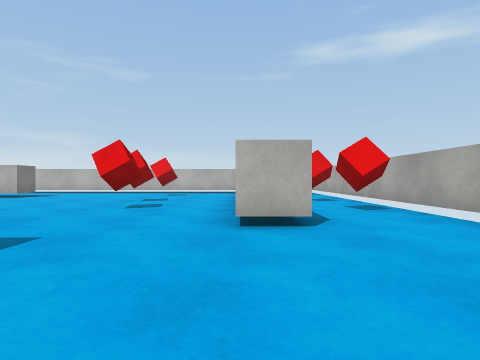
view 1 (above)

19 first-person views from a walk through a scene from a Unity 3-D project. The camera is 0.62 m above the floor, looks level and sees 75° across. The floor is counted in squares, 1 m on a side. Each view is taken from the middle of a square. On the plan, view 1 faces up. The plan holds only what a view shows up to about 9 squares ahead; the rest is blank. Surface patterns are stand-ins for the level's own textures.

view 2
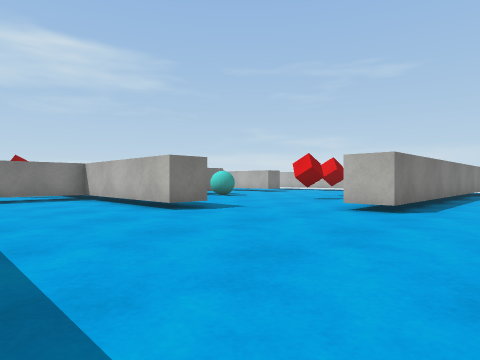

view 3
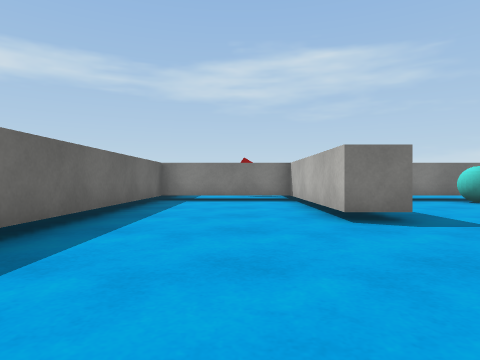

view 4
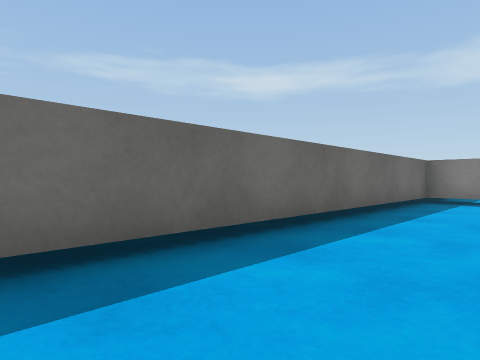

view 5
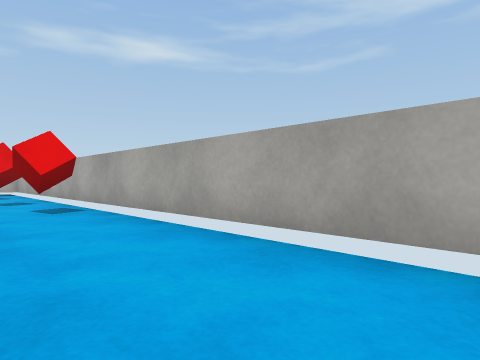

view 6
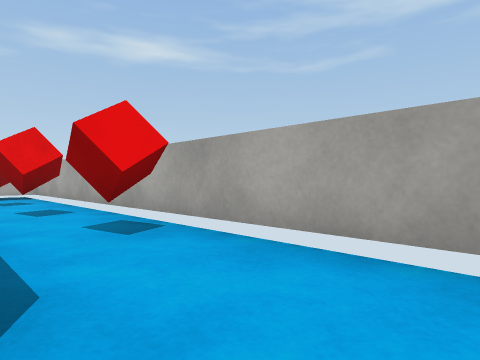

view 7
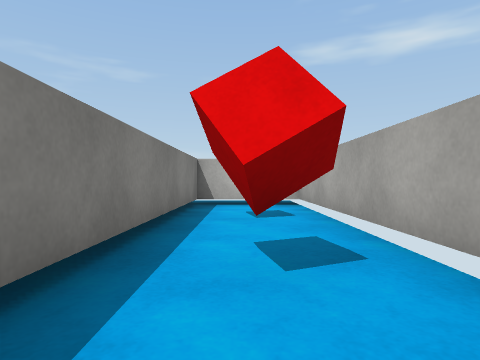

view 8
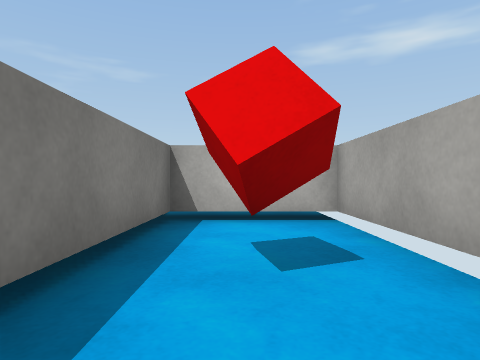

view 9
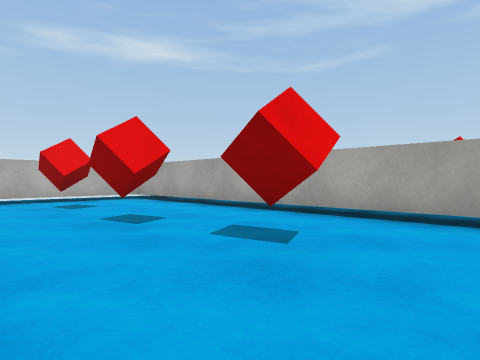

view 10
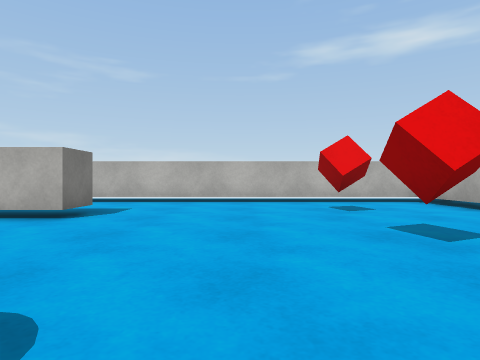

view 11
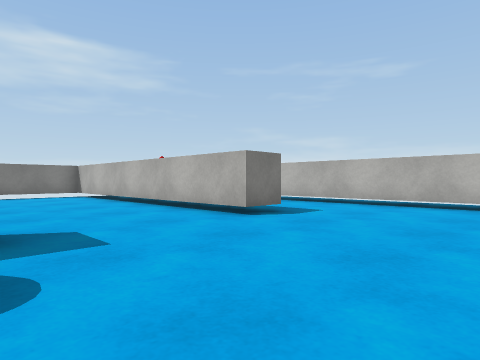

view 12
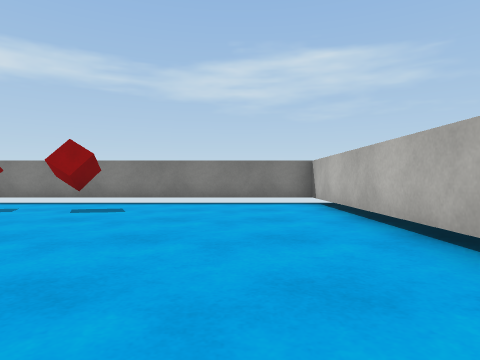

view 13
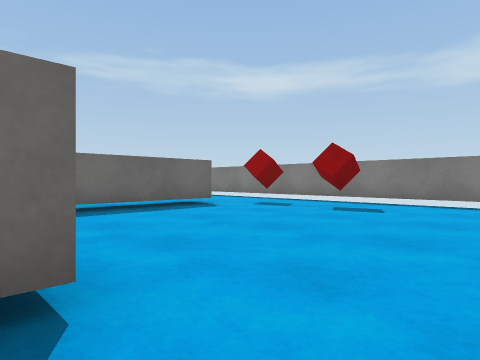

view 14
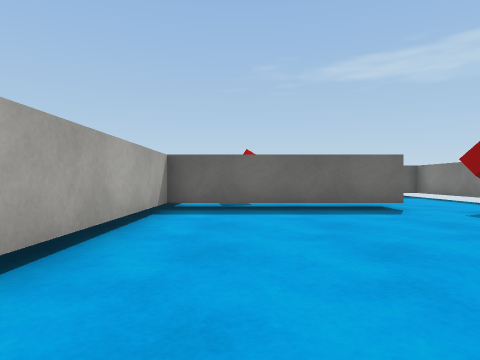

view 15
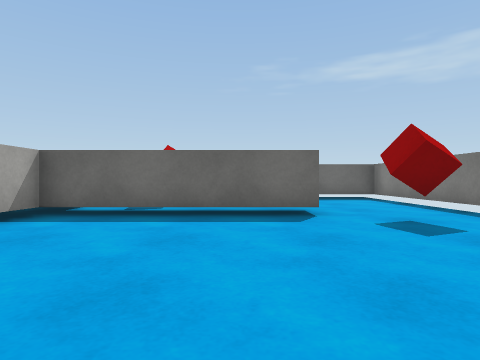

view 16
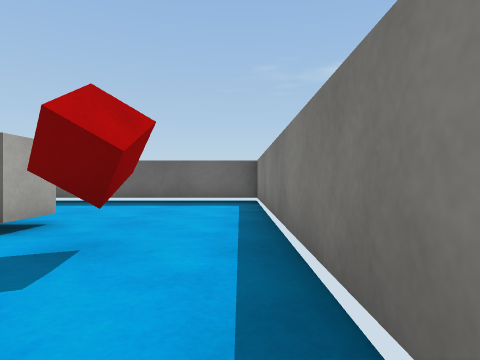

view 17
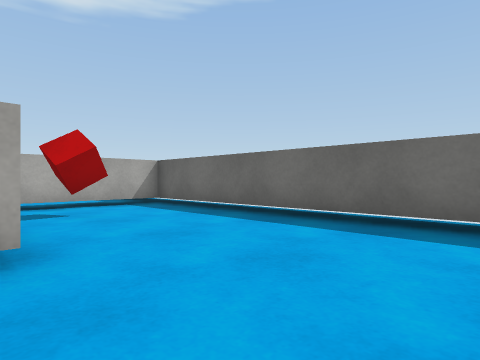

view 18
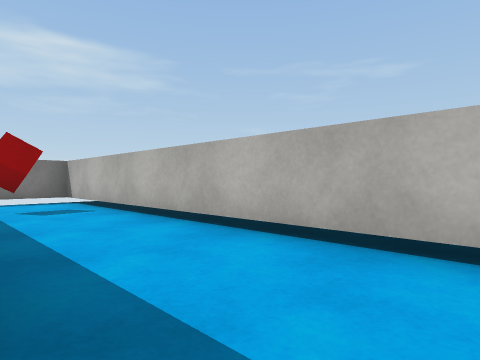

view 19
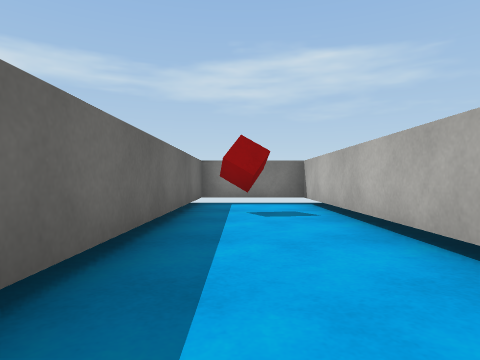

### Floor plan
Key: @ floor where view 1 was taken; # wall or solid block; . floor; C cube; B cyan ball; T thing the floor can be seen under or through.
Columns run from 17 left of view 1 to 4 right of it. Each row starts with its distance up from view 1.
 15 ######################
 14 #................##..#
 13 #..C.............##..#
 12 ##########....C..##C.#
 11 ##########.......##..#
 10 #................##..#
  9 #.............C..##C.#
  8 #................##..#
  7 #........#BB..C..##..#
  6 #........#BB.....##C.#
  5 #.C......#.......##..#
  4 #........# ......##..#
  3 #.C......#   ........#
  2 #...TTTT#######......#
  1 #........#...........#
  0 #......C.#.......@...#
 -1 #........#...........
 -2 #........#...........
 -3 ####################

Positions as (right, up) in squares from view 1, and headings:
1: (0, 0), facing up
2: (3, -2), facing up-left
3: (2, 0), facing left
4: (2, 0), facing down-left
5: (1, 0), facing up-right
6: (1, 3), facing up-right
7: (2, 7), facing up
8: (2, 10), facing up
9: (-5, 5), facing up-right
10: (-5, 6), facing up
11: (-4, 7), facing up-left
12: (-8, 9), facing left
13: (-8, 9), facing down-left
14: (-10, 9), facing down
15: (-12, 8), facing down
16: (-16, 6), facing down
17: (-16, 2), facing down-right
18: (-7, 12), facing up-left
19: (-8, 13), facing left
